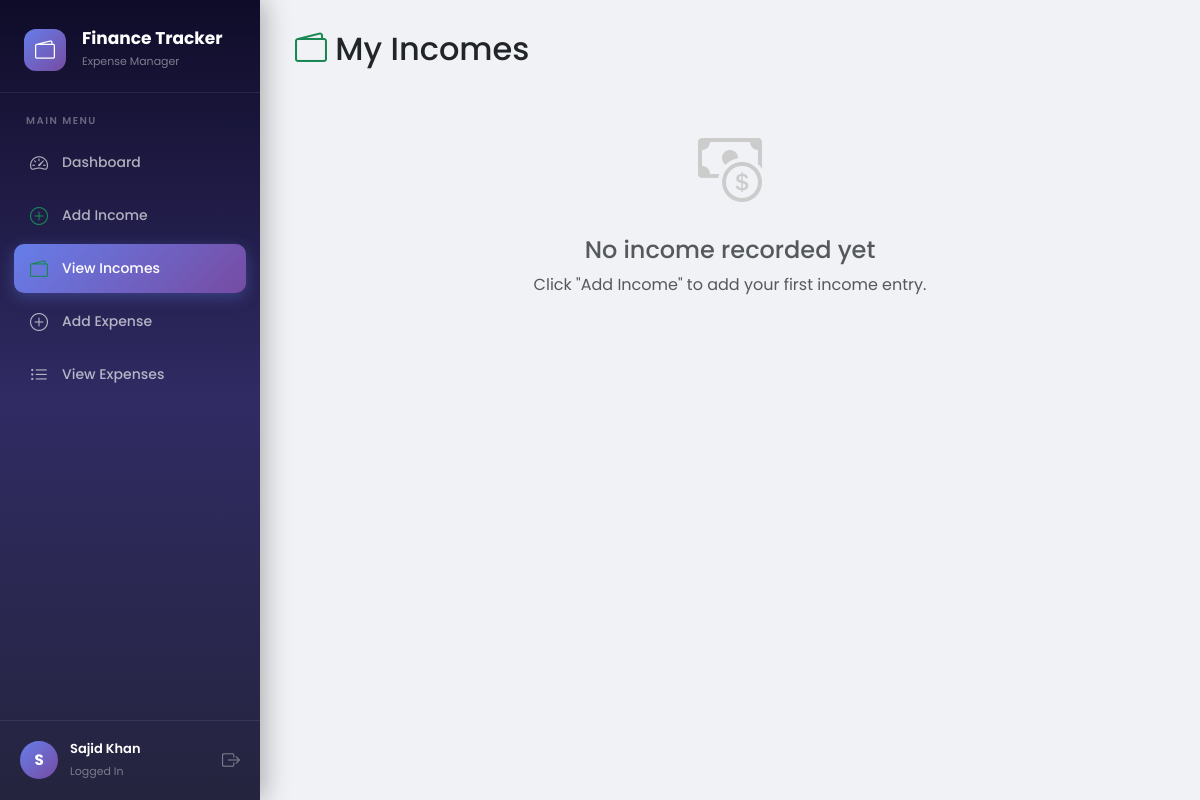
The page /incomes (signed in) on the database as committed earlier.
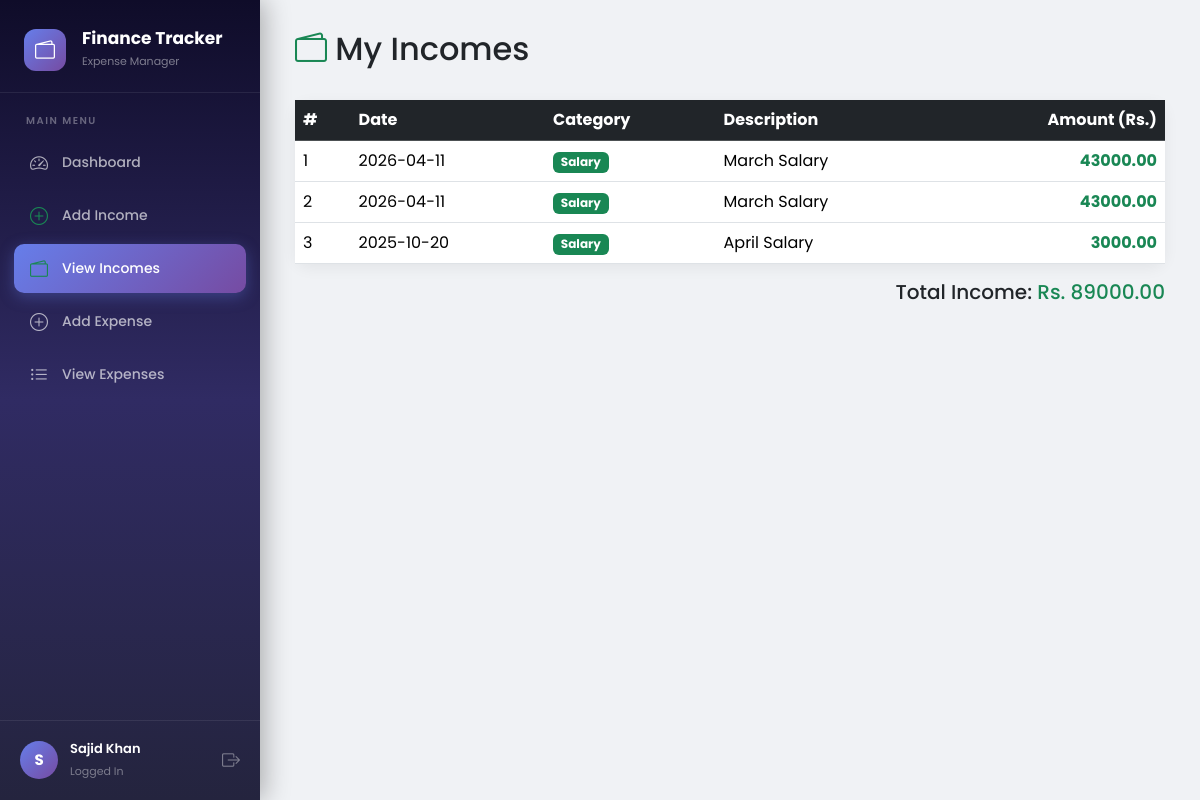
The same page on the database as committed later.
### tables this page shows
CREATE TABLE transactions(
        id INTEGER PRIMARY KEY AUTOINCREMENT,
        user_id INTEGER NOT NULL,
        type TEXT NOT NULL,
        category TEXT NOT NULL,
        amount REAL NOT NULL,
        description TEXT,
        date DATE NOT NULL,
        created_at TIMESTAMP DEFAULT CURRENT_TIMESTAMP,
        FOREIGN KEY (user_id) REFERENCES users(id)
    );

### routes/transactions.py (the view)
@transactions.route('/incomes')
def view_incomes():
    if 'user_id' not in session:
        return redirect(url_for('auth.login'))
    db = get_db()
    incomes = db.execute("""
        SELECT id, category, amount, description, date
        FROM transactions
        WHERE user_id = ? AND type = 'income'
        ORDER BY date DESC
    """, (session['user_id'],)).fetchall()
    return render_template('incomes.html', incomes=incomes)

### app.py (called while the page is built)
@app.teardown_appcontext
def shutdown_session(exception=None):
    close_connection(exception)

### models/database.py (called while the page is built)
def get_db():
    db = getattr(g, '_database', None)
    if db is None:
        db = g._database = sqlite3.connect(DATABASE)
        db.row_factory = sqlite3.Row
    return db

def close_connection(exception):
    db = getattr(g, '_database', None)
    if db is not None:
        db.close()

### templates/incomes.html (shortened to what this page needs)
{% extends "base.html" %}
{% block content %}
<div class="d-flex justify-content-between align-items-center mb-4">
    <h2><i class="bi bi-wallet2 text-success"></i> My Incomes</h2>
</div>
{% if incomes %}
<div class="card">
    <div class="card-body p-0">
        <div class="table-responsive">
            <table class="table table-hover mb-0">
                <thead class="table-dark">
                    <tr>
                        <th>#</th>
                        <th>Date</th>
                        <th>Category</th>
                        <th>Description</th>
                        <th class="text-end">Amount (Rs.)</th>
                    </tr>
                </thead>
                <tbody>
                    {% for income in incomes %}
                    <tr>
                        <td>{{ loop.index }}</td>
                        <td>{{ income['date'] }}</td>
                        <td><span class="badge bg-success">{{ income['category'] }}</span></td>
                        <td>{{ income['description'] if income['description'] else '-' }}</td>
                        <td class="text-end fw-bold text-success">{{ "%.2f"|format(income['amount']) }}</td>
                    </tr>
                    {% endfor %}
                </tbody>
            </table>
        </div>
    </div>
</div>
{% set total = incomes | map(attribute='amount') | list %}
<div class="text-end mt-3">
    <h5>Total Income: <span class="text-success">Rs. {{ "%.2f"|format(total|sum) }}</span></h5>
</div>
{% else %}
<div class="text-center mt-5">
    <i class="bi bi-cash-coin" style="font-size: 4rem; color: #ccc;"></i>
    <h4 class="text-muted mt-3">No income recorded yet</h4>
    <p class="text-muted">Click "Add Income" to add your first income entry.</p>
</div>
{% endif %}
{% endblock %}

Rows that differ between the two databases and show on the page:
added transactions: date "2026-04-11", category "Salary", description "March Salary", amount "43000.00"
added transactions: date "2026-04-11", category "Salary", description "March Salary", amount "43000.00"
added transactions: date "2025-10-20", category "Salary", description "April Salary", amount "3000.00"
Other text that changed with them:
{{ "%.2f"|format(total|sum) }}: (not shown) → "89000.00"
text no longer shown: "No income recorded yet Click \"Add Income\" to add your first income entry."
text now shown: "# Date Category Description Amount (Rs.) Total Income: Rs."
